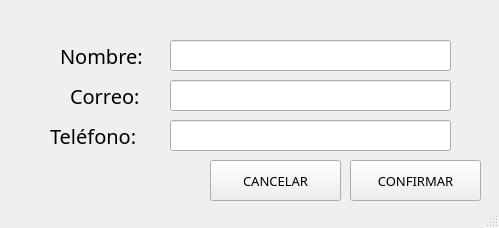
<?xml version="1.0" encoding="UTF-8"?>
<ui version="4.0">
 <class>EditarTutor</class>
 <widget class="QMainWindow" name="EditarTutor">
  <property name="geometry">
   <rect>
    <x>0</x>
    <y>0</y>
    <width>499</width>
    <height>228</height>
   </rect>
  </property>
  <property name="windowTitle">
   <string>Editar Tutor</string>
  </property>
  <widget class="QWidget" name="centralwidget">
   <widget class="QLabel" name="label_13">
    <property name="geometry">
     <rect>
      <x>60</x>
      <y>40</y>
      <width>91</width>
      <height>31</height>
     </rect>
    </property>
    <property name="font">
     <font>
      <family>Arial Rounded MT Bold</family>
      <pointsize>15</pointsize>
      <kerning>true</kerning>
     </font>
    </property>
    <property name="text">
     <string>Nombre:</string>
    </property>
    <property name="textInteractionFlags">
     <set>Qt::LinksAccessibleByMouse</set>
    </property>
   </widget>
   <widget class="QLabel" name="label_11">
    <property name="geometry">
     <rect>
      <x>50</x>
      <y>120</y>
      <width>91</width>
      <height>31</height>
     </rect>
    </property>
    <property name="font">
     <font>
      <family>Arial Rounded MT Bold</family>
      <pointsize>15</pointsize>
      <kerning>true</kerning>
     </font>
    </property>
    <property name="text">
     <string>Teléfono:</string>
    </property>
    <property name="textInteractionFlags">
     <set>Qt::LinksAccessibleByMouse</set>
    </property>
   </widget>
   <widget class="QLineEdit" name="telefono">
    <property name="geometry">
     <rect>
      <x>170</x>
      <y>120</y>
      <width>281</width>
      <height>31</height>
     </rect>
    </property>
    <property name="text">
     <string/>
    </property>
   </widget>
   <widget class="QLineEdit" name="correo">
    <property name="geometry">
     <rect>
      <x>170</x>
      <y>80</y>
      <width>281</width>
      <height>31</height>
     </rect>
    </property>
    <property name="text">
     <string/>
    </property>
   </widget>
   <widget class="QLabel" name="label_12">
    <property name="geometry">
     <rect>
      <x>70</x>
      <y>80</y>
      <width>81</width>
      <height>31</height>
     </rect>
    </property>
    <property name="font">
     <font>
      <family>Arial Rounded MT Bold</family>
      <pointsize>15</pointsize>
      <kerning>true</kerning>
     </font>
    </property>
    <property name="text">
     <string>Correo:</string>
    </property>
    <property name="textInteractionFlags">
     <set>Qt::LinksAccessibleByMouse</set>
    </property>
   </widget>
   <widget class="QLineEdit" name="nombre">
    <property name="geometry">
     <rect>
      <x>170</x>
      <y>40</y>
      <width>281</width>
      <height>31</height>
     </rect>
    </property>
    <property name="text">
     <string/>
    </property>
   </widget>
   <widget class="QPushButton" name="cancelar">
    <property name="geometry">
     <rect>
      <x>210</x>
      <y>160</y>
      <width>131</width>
      <height>41</height>
     </rect>
    </property>
    <property name="font">
     <font>
      <family>Arial Rounded MT Bold</family>
      <pointsize>10</pointsize>
      <weight>50</weight>
      <bold>false</bold>
     </font>
    </property>
    <property name="text">
     <string>CANCELAR</string>
    </property>
    <property name="checkable">
     <bool>false</bool>
    </property>
    <property name="autoDefault">
     <bool>false</bool>
    </property>
    <property name="default">
     <bool>false</bool>
    </property>
    <property name="flat">
     <bool>false</bool>
    </property>
   </widget>
   <widget class="QPushButton" name="confirmar_2">
    <property name="geometry">
     <rect>
      <x>350</x>
      <y>160</y>
      <width>131</width>
      <height>41</height>
     </rect>
    </property>
    <property name="font">
     <font>
      <family>Arial Rounded MT Bold</family>
      <pointsize>10</pointsize>
      <weight>50</weight>
      <bold>false</bold>
     </font>
    </property>
    <property name="text">
     <string>CONFIRMAR</string>
    </property>
    <property name="checkable">
     <bool>false</bool>
    </property>
    <property name="autoDefault">
     <bool>false</bool>
    </property>
    <property name="default">
     <bool>false</bool>
    </property>
    <property name="flat">
     <bool>false</bool>
    </property>
   </widget>
  </widget>
  <widget class="QStatusBar" name="statusbar"/>
 </widget>
 <resources/>
 <connections/>
</ui>
